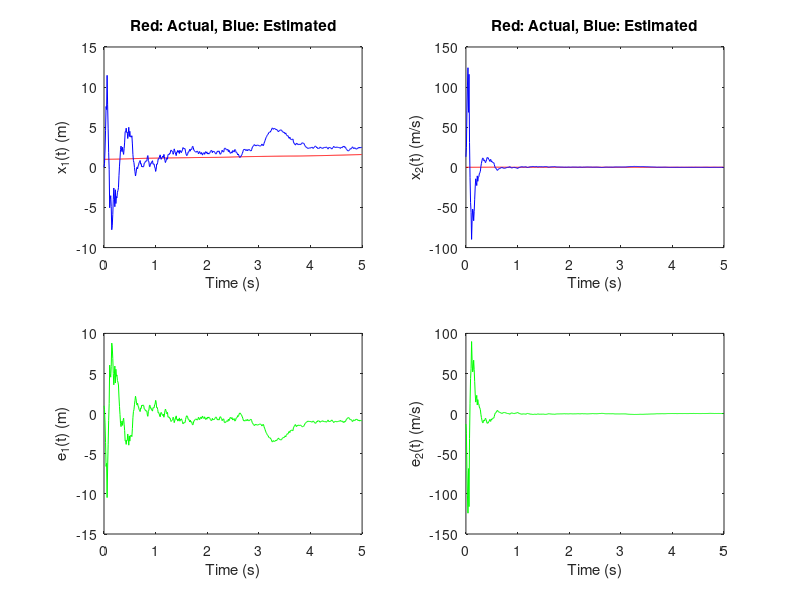

Reproduce this figure in MATLAB.
function KalmanFilterDemo()

% Specify system
% Discretize Newton dynamics of motion in 1D with random acceleration
% State vector is x = [p;v]
% x(k+1) = A*x(k) + B*w(k)
% p(k+1) = p(k) + T v(k) + T^2/2 beta z(k)   w(k) = beta z(k)
% v(k+1) =   0  +   v(k) + T     beta z(k)
% y(k) = C*x(k) + v(k)
SimulationDuration = 5; % in seconds
T = 1e-2;               % sampling period in seconds
A = [1 T;0 1]; B = [T^2/2;T];
C = [1 0]; % Observable - measuring position
%C = [0 1];  % Nonobservable - measuring speed
vara = 1e0^2;
Q = B*vara*B'; R = (1e1)^2;
n = size(A,1); m = size(C,1); 
O = [C;C*A];
disp(['Size(O) = ',num2str(size(O,1)),'x',num2str(size(O,2))']),
disp(['Rank(O) = ',num2str(rank(O))]),
if size(O,2) == rank(O)
    disp('O is full column rank => System is observable.'),
else
    disp('O is not full column rank => System is not observable.'),
end

MaxIter = SimulationDuration/T;
t = [0:T:T*(MaxIter-1)];
w = zeros(n,MaxIter); v = zeros(m,MaxIter);
x = zeros(n,MaxIter); y = zeros(m,MaxIter); 
xhat = zeros(n,MaxIter);
x(:,1) = [1;0.1];
Pp = diag([(1e0)^2,(1e2)^2]);
xhatp = sqrt(Pp)*randn(2,1)+x(:,1);
for k = 1:MaxIter
    waitbar(k/MaxIter),
    w(:,k) = B*sqrt(vara)*randn; v(:,k) = sqrt(R)*randn;
    x(:,k+1) = A*x(:,k) + w(:,k); y(:,k) = C*x(:,k) + v(:,k);
    
    %Kalman Filter
    K = Pp*C'*inv(C*Pp*C'+R);
    xhat(:,k) = A*xhatp+K*(y(:,k)-C*xhatp);
    P = (eye(n)-K*C)*Pp;
    xhatp  = A*xhat(:,k); Pp = A*P*A'+Q;
end
figure(1), clf,
subplot(2,2,1),plot(t,x(1,1:end-1),'r'), xlabel('Time (s)'), ylabel('x_1(t) (m)'), title('Red: Actual, Blue: Estimated'),
subplot(2,2,2),plot(t,x(2,1:end-1),'r'), xlabel('Time (s)'), ylabel('x_2(t) (m/s)'), title('Red: Actual, Blue: Estimated'),
subplot(2,2,1),hold on, plot(t,xhat(1,:),'b'),
subplot(2,2,2),hold on, plot(t,xhat(2,:),'b'),
subplot(2,2,3),plot(t,x(1,1:end-1)-xhat(1,:),'g'), xlabel('Time (s)'), ylabel('e_1(t) (m)'),
subplot(2,2,4),plot(t,x(2,1:end-1)-xhat(2,:),'g'), xlabel('Time (s)'), ylabel('e_2(t) (m/s)'),

x(:,1)-xhat(:,1),
std(x(1,MaxIter-ceil(MaxIter/10)-1:MaxIter)-xhat(1,MaxIter-ceil(MaxIter/10)-1:MaxIter)),
sqrt(R),




